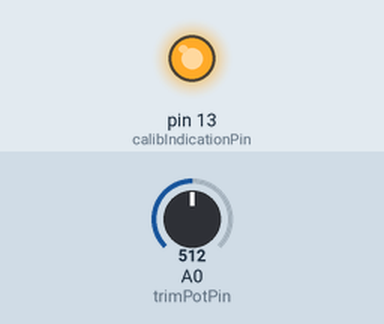
This sketch was run on a simulated Arduino Uno, built with avr-gcc and run on an emulated ATmega328P. Parts: output pins drawn as LEDs (lit = HIGH). Inputs (shaded band) come from the test bench; at power-on: A0 (trimPotPin) = 512.

Above: at 0.1 s.
At 10.1 s:
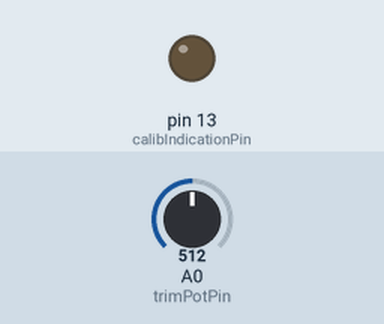
Timing chart, 0 to 11.6 s (numbered marks = the images above):
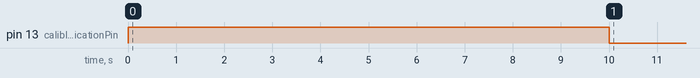

The sketch:

bluetoothTest.ino
```cpp
int trimPotPin = A0;

const int numReadings = 20;

int trimPotRawVal[numReadings];

int readIndex = 0;              // the index of the current reading
int total = 0;                  // the running total
int average = 0;                // the average

int trimPotMin = 679;
int trimPotMax = 0;
int mappedVal = 0;

int constrainMaxVal = 700; // 700 for 3.3v and 1023 for 5v vcc

const int calibIndicationPin = 13;


#include <SoftwareSerial.h>

SoftwareSerial mySerial(10, 11); // RX, TX

void setup() {

  // initialize all the readings to 0:
  for (int thisReading = 0; thisReading < numReadings; thisReading++) {
    trimPotRawVal[thisReading] = 0;
  }

  // calibrate the sensor during the first five seconds
  calibrateSensor();

  while (!Serial) {
    ; // wait for serial port to connect. Needed for native USB port only
  }
  //Serial.begin(9600);
  mySerial.begin(9600);
}

int prevVal = 0;

void loop() {
  doAverage(trimPotPin);
  mappedVal = map(average, trimPotMin, trimPotMax, 0, 255);
  //Send data only if the values have changed.
  if (mappedVal != prevVal) {
  mySerial.println(mappedVal);
  }
  prevVal = mappedVal;
  delay(10);
}

void doAverage(int sensorPin) {
  // subtract the last reading:
  total = total - trimPotRawVal[readIndex];
  // read from the sensor:
  trimPotRawVal[readIndex] = constrain(analogRead(sensorPin), 0, 700);
  // add the reading to the total:
  total = total + trimPotRawVal[readIndex];
  // advance to the next position in the array:
  readIndex = readIndex + 1;
  // if we're at the end of the array...
  if (readIndex >= numReadings) {
    // ...wrap around to the beginning:
    readIndex = 0;
  }
  // calculate the average:
  average = total / numReadings;
  delay(5);
}

void calibrateSensor() {
  pinMode(calibIndicationPin, OUTPUT);
  digitalWrite(calibIndicationPin, HIGH);

  while (millis() < 10000) {
    doAverage(trimPotPin); // this will return average sensor result
    //here we'll use that for calibration

    // record the maximum sensor value
    if (average > trimPotMax) {
      trimPotMax = average;
    }

    // record the minimum sensor value
    if (average < trimPotMin) {
      trimPotMin = average;
    }
  }
  // signal the end of the calibration period
  digitalWrite(calibIndicationPin, LOW);
}
```
